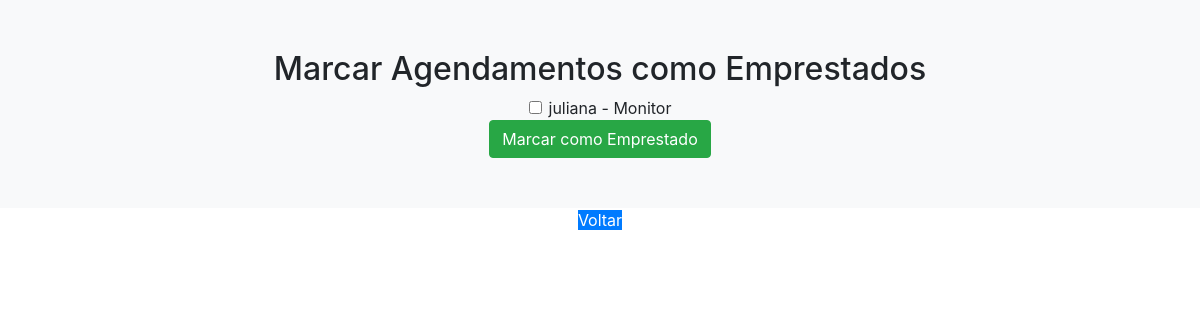
/marcar_como_emprestado/ (signed in), run on an earlier commit of the app's database.
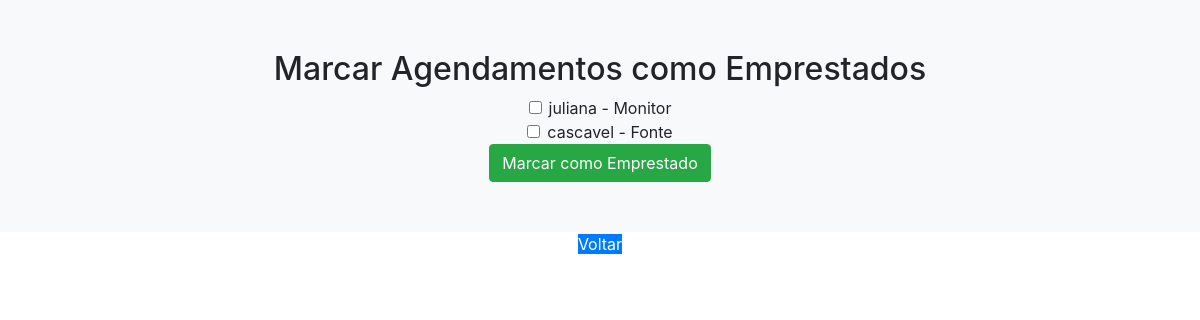
And on a later commit of the database.
### agendamentos/models.py (models this page shows, shortened)
class Agendamento(models.Model):
    cliente_nome = models.CharField(max_length=100)
    cliente_cpf = models.CharField(max_length=11, default="00000000000")
    equipamento = models.ForeignKey(Equipamento, on_delete=models.CASCADE)
    data = models.DateField(default=timezone.now)
    hora = models.TimeField(default=timezone.now)
    tipo_servico = models.CharField(max_length=100)
    cancelado = models.BooleanField(default=False)
    reagendado = models.BooleanField(default=False)
    data_entrega_prevista = models.DateTimeField(default=None, null=True, blank=True)
    data_emprestimo = models.DateTimeField(default=None, null=True, blank=True)  # Data de empréstimo do equipamento
    data_devolucao = models.DateTimeField(null=True, blank=True)
    situacao = models.CharField(max_length=100, default="Agendado")  # Situação do agendamento
    prazo_restante = models.DurationField(null=True, blank=True)  # Prazo restante para devolução
    emprestado = models.BooleanField(default=False)  # Se o equipamento foi emprestado
    devolvido = models.BooleanField(default=False)  # Se o equipamento foi devolvido
    quantidade_dias = models.IntegerField(choices=[(1, '1 dia'), (2, '2 dias'), (3, '3 dias')], default=3)
    nova_data = models.DateField(null=True, blank=True)
    nova_hora = models.TimeField(null=True, blank=True)
    data_original = models.DateField(null=True, blank=True)
    hora_original = models.TimeField(null=True, blank=True)

class Equipamento(models.Model):
    STATUS_CHOICES = (
        ('disponivel', 'Disponível'),
        ('agendado', 'Agendado'),
        ('cancelado', 'Cancelado'),
    )
    nome = models.CharField(max_length=100)
    descricao = models.CharField(max_length=100)
    fabricante = models.CharField(max_length=50)
    data_aquisicao = models.DateField(blank=False)
    quantidade_disponivel = models.IntegerField(default=0)
    status = models.CharField(max_length=20, choices=STATUS_CHOICES, default='disponivel')
    usuarios = models.ManyToManyField(User, related_name='equipamentos', blank=True)

### agendamentos/views.py (the view, shortened to what this page needs)
# urls.py: path('marcar_como_emprestado/', views.marcar_como_emprestado, name='marcar_como_emprestado'),
@login_required
def marcar_como_emprestado(request):
    if not request.user.is_superuser:
        return redirect('login')  # Redirecionar para a página de login se não for um superusuário
    agendamentos = Agendamento.objects.filter(cancelado=False, data_emprestimo__isnull=True)
    context = {'agendamentos': agendamentos}
    return render(request, 'marcar_como_emprestado.html', context)

### agendamentos/templates/marcar_como_emprestado.html (shortened to what this page needs)
{% load static %}
<!DOCTYPE html>
<html lang="pt-br">
<head>
    <link rel="stylesheet" type="text/css" href="{% static 'styles.css' %}">
    <link rel="stylesheet" href="https://maxcdn.bootstrapcdn.com/bootstrap/4.5.2/css/bootstrap.min.css">
</head>
<body>
    <center>
        <div class="container_home">
            <div class="home-form">
        <h2>Marcar Agendamentos como Emprestados</h2>
        <form method="post">
            {% for agendamento in agendamentos %}
                <div class="form-check">
                    <input class="form-check-input" type="checkbox" id="agendamento_{{ agendamento.id }}" name="agendamento" value="{{ agendamento.id }}">
                    <label class="form-check-label" for="agendamento_{{ agendamento.id }}">
                        {{ agendamento.cliente_nome }} - {{ agendamento.equipamento.nome }}
                    </label>
                </div>
            {% endfor %}
            <button type="submit" class="btn btn-success">Marcar como Emprestado</button>
        </form>
    </div>
</div>
<a href="{% url 'administrador' %}" class="btn-primary">Voltar</a>
</body>
</html>

What changed in the data, as far as the page shows it:
added Agendamento: cliente_nome "cascavel", equipamento.nome "Fonte"
